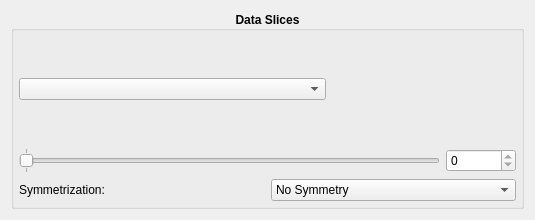
<?xml version="1.0" encoding="UTF-8"?>
<ui version="4.0">
 <class>dataslider</class>
 <widget class="QWidget" name="dataslider">
  <property name="geometry">
   <rect>
    <x>0</x>
    <y>0</y>
    <width>535</width>
    <height>220</height>
   </rect>
  </property>
  <property name="windowTitle">
   <string>Form</string>
  </property>
  <layout class="QHBoxLayout" name="horizontalLayout_3">
   <item>
    <widget class="QGroupBox" name="groupbox">
     <property name="font">
      <font>
       <weight>75</weight>
       <bold>true</bold>
      </font>
     </property>
     <property name="title">
      <string>Data Slices</string>
     </property>
     <property name="alignment">
      <set>Qt::AlignCenter</set>
     </property>
     <layout class="QVBoxLayout" name="verticalLayout_2">
      <property name="leftMargin">
       <number>5</number>
      </property>
      <property name="topMargin">
       <number>5</number>
      </property>
      <property name="rightMargin">
       <number>5</number>
      </property>
      <property name="bottomMargin">
       <number>5</number>
      </property>
      <item>
       <layout class="QHBoxLayout" name="layout" stretch="5,3">
        <item>
         <widget class="QComboBox" name="combobox">
          <property name="font">
           <font>
            <weight>50</weight>
            <bold>false</bold>
           </font>
          </property>
          <property name="maxVisibleItems">
           <number>3</number>
          </property>
          <property name="maxCount">
           <number>3</number>
          </property>
          <property name="duplicatesEnabled">
           <bool>true</bool>
          </property>
         </widget>
        </item>
        <item>
         <widget class="QLabel" name="value_label">
          <property name="font">
           <font>
            <weight>50</weight>
            <bold>false</bold>
           </font>
          </property>
          <property name="toolTip">
           <string>Slice key of the current slice.</string>
          </property>
          <property name="text">
           <string/>
          </property>
          <property name="alignment">
           <set>Qt::AlignRight|Qt::AlignTrailing|Qt::AlignVCenter</set>
          </property>
         </widget>
        </item>
       </layout>
      </item>
      <item>
       <layout class="QHBoxLayout" name="horizontalLayout">
        <item>
         <widget class="QSlider" name="slider">
          <property name="font">
           <font>
            <weight>50</weight>
            <bold>false</bold>
           </font>
          </property>
          <property name="toolTip">
           <string>Drag the slider to change the displayed slice of data.</string>
          </property>
          <property name="maximum">
           <number>0</number>
          </property>
          <property name="sliderPosition">
           <number>0</number>
          </property>
          <property name="orientation">
           <enum>Qt::Horizontal</enum>
          </property>
          <property name="tickPosition">
           <enum>QSlider::TicksBothSides</enum>
          </property>
          <property name="tickInterval">
           <number>0</number>
          </property>
         </widget>
        </item>
        <item>
         <widget class="QSpinBox" name="spinbox">
          <property name="sizePolicy">
           <sizepolicy hsizetype="Maximum" vsizetype="Fixed">
            <horstretch>0</horstretch>
            <verstretch>0</verstretch>
           </sizepolicy>
          </property>
          <property name="minimumSize">
           <size>
            <width>70</width>
            <height>0</height>
           </size>
          </property>
          <property name="maximumSize">
           <size>
            <width>70</width>
            <height>16777215</height>
           </size>
          </property>
          <property name="font">
           <font>
            <weight>50</weight>
            <bold>false</bold>
           </font>
          </property>
          <property name="correctionMode">
           <enum>QAbstractSpinBox::CorrectToNearestValue</enum>
          </property>
          <property name="keyboardTracking">
           <bool>false</bool>
          </property>
          <property name="maximum">
           <number>0</number>
          </property>
          <property name="value">
           <number>0</number>
          </property>
         </widget>
        </item>
       </layout>
      </item>
      <item>
       <layout class="QHBoxLayout" name="horizontalLayout_2">
        <item>
         <widget class="QLabel" name="symmetrize_label">
          <property name="font">
           <font>
            <weight>50</weight>
            <bold>false</bold>
           </font>
          </property>
          <property name="text">
           <string>Symmetrization:</string>
          </property>
         </widget>
        </item>
        <item>
         <widget class="QComboBox" name="symmetrize_combobox">
          <property name="font">
           <font>
            <weight>50</weight>
            <bold>false</bold>
           </font>
          </property>
          <item>
           <property name="text">
            <string>No Symmetry</string>
           </property>
          </item>
          <item>
           <property name="text">
            <string>2-Fold</string>
           </property>
          </item>
          <item>
           <property name="text">
            <string>2-Fold + Mirror</string>
           </property>
          </item>
          <item>
           <property name="text">
            <string>3-Fold</string>
           </property>
          </item>
          <item>
           <property name="text">
            <string>3-Fold + Mirror</string>
           </property>
          </item>
          <item>
           <property name="text">
            <string>4-Fold</string>
           </property>
          </item>
          <item>
           <property name="text">
            <string>4-Fold + Mirror</string>
           </property>
          </item>
         </widget>
        </item>
       </layout>
      </item>
     </layout>
    </widget>
   </item>
  </layout>
 </widget>
 <resources/>
 <connections/>
</ui>
